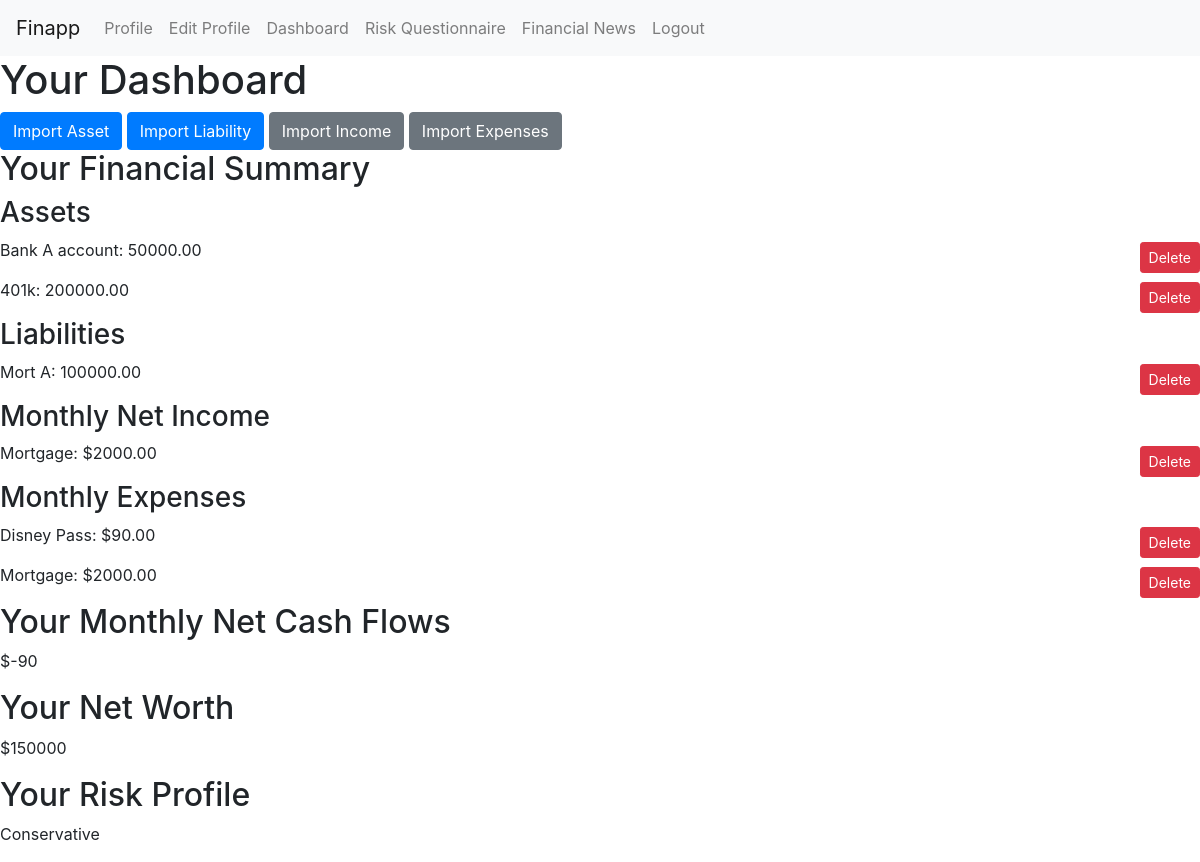
The page /Finapp/dashboard/ (signed in) on the database as committed earlier.
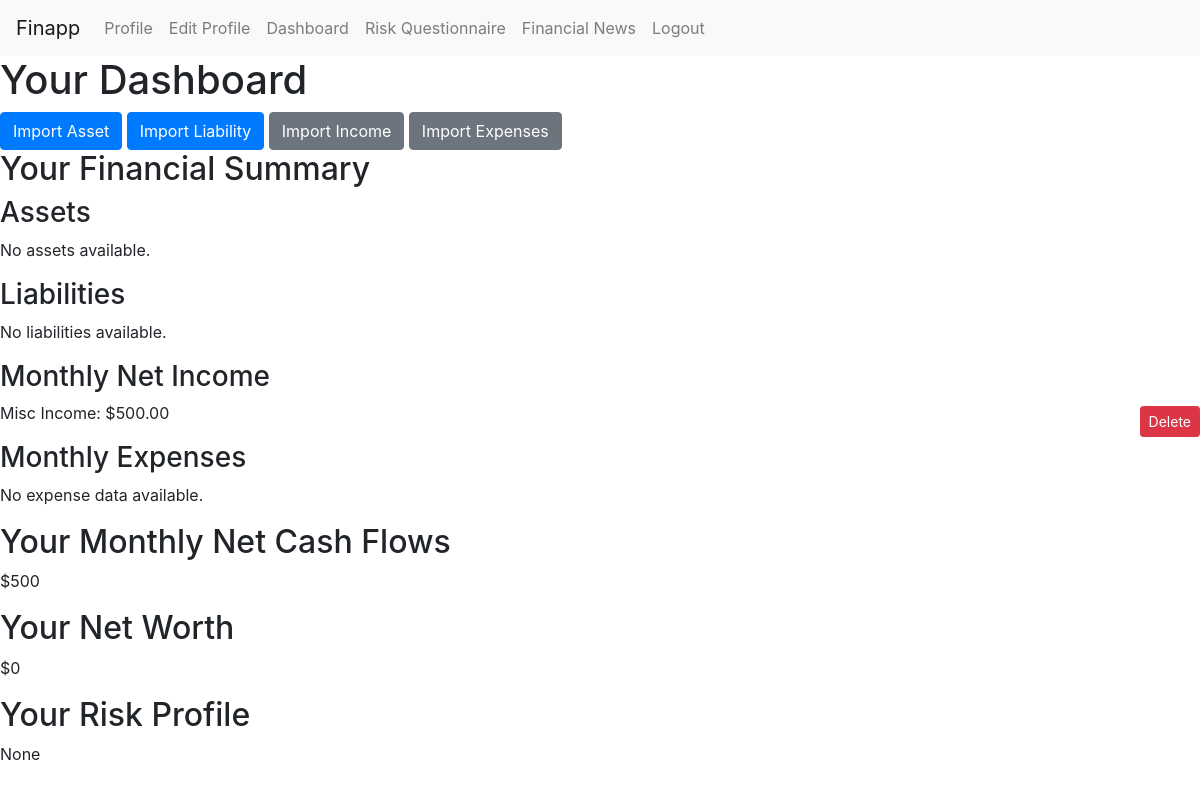
The same page on the database as committed later.
### Finapp/models.py (models this page shows, shortened)
class Asset(models.Model):
    name = models.CharField(max_length=100)
    amount = models.DecimalField(max_digits=10, decimal_places=2)
    user = models.ForeignKey(User, null=True, on_delete=models.CASCADE)

class Liability(models.Model):
    name = models.CharField(max_length=100)
    amount = models.DecimalField(max_digits=10, decimal_places=2)
    user = models.ForeignKey(User, null=True, on_delete=models.CASCADE)

class Income(models.Model):
    user = models.ForeignKey(User, on_delete=models.CASCADE)
    name = models.CharField(max_length=100, default='Misc Income')
    net_income = models.DecimalField(max_digits=10, decimal_places=2)
    date_added = models.DateField(auto_now_add=True)

class Expense(models.Model):
    user = models.ForeignKey(User, on_delete=models.CASCADE)
    name = models.CharField(max_length=100, default='Misc Expense')
    amount = models.DecimalField(max_digits=10, decimal_places=2)
    date_added = models.DateField(auto_now_add=True)
    expense_type = models.CharField(max_length=50)

class UserProfile(models.Model):
    user = models.OneToOneField(User, on_delete=models.CASCADE)
    full_name = models.CharField(max_length=255)
    bio = models.TextField(blank=True)
    profile_picture = models.ImageField(upload_to='profile_pics/', blank=True)
    risk_profile = models.CharField(max_length=50, blank=True, null=True)

### Finapp/views.py (the view)
# urls.py: path('dashboard/', views.dashboard, name='dashboard'),
@login_required
def dashboard(request):
    assets = Asset.objects.filter(user=request.user)
    liabilities = Liability.objects.filter(user=request.user)
    user_profile = UserProfile.objects.get(user=request.user)  # Get the user profile
    incomes = Income.objects.filter(user=request.user)
    expenses = Expense.objects.filter(user=request.user)
    total_assets = assets.aggregate(total=Sum('amount'))['total'] or 0
    total_liabilities = liabilities.aggregate(total=Sum('amount'))['total'] or 0
    total_incomes = incomes.aggregate(total=Sum('net_income'))['total'] or 0
    total_expenses = expenses.aggregate(total=Sum('amount'))['total'] or 0
    net_cash_flows = total_incomes - total_expenses
    net_worth = total_assets - total_liabilities
    context = {
        'assets': assets,
        'liabilities': liabilities,
        'net_worth': net_worth,
        'net_cash_flows': net_cash_flows,  # Added this line
        'risk_profile': user_profile.risk_profile if user_profile else None,
        'incomes': incomes,
        'expenses': expenses,
    }
    return render(request, 'dashboard.html', context)

### Finapp/templates/dashboard.html
{% extends 'base.html' %}
{% block content %}
    <h1>Your Dashboard</h1>
    <div class="dashboard-links">
        <a href="{% url 'Finapp:import_asset' %}" class="btn btn-primary">Import Asset</a>
        <a href="{% url 'Finapp:import_liability' %}" class="btn btn-primary">Import Liability</a>
        <a href="{% url 'Finapp:import_income' %}" class="btn btn-secondary">Import Income</a>
        <a href="{% url 'Finapp:import_expense' %}" class="btn btn-secondary">Import Expenses</a>
    </div>
    <div class="financial-summary">
        <h2>Your Financial Summary</h2>
        <h3>Assets</h3>
        {% for asset in assets %}
            <div class="financial-data" style="display: flex; justify-content: space-between; align-items: center;">
                <p>{{ asset.name }}: {{ asset.amount }}</p>
                <a href="{% url 'Finapp:delete_asset' asset.id %}" class="btn btn-danger btn-sm" style="margin-left: 10px;">Delete</a>
            </div>
        {% empty %}
            <p>No assets available.</p>
        {% endfor %}
        <h3>Liabilities</h3>
        {% for liability in liabilities %}
            <div class="financial-data" style="display: flex; justify-content: space-between; align-items: center;">
                <p>{{ liability.name }}: {{ liability.amount }}</p>
                <a href="{% url 'Finapp:delete_liability' liability.id %}" class="btn btn-danger btn-sm" style="margin-left: 10px;">Delete</a>
            </div>
        {% empty %}
            <p>No liabilities available.</p>
        {% endfor %}
        <h3>Monthly Net Income</h3>
        {% for income in incomes %}
            <div class="financial-data" style="display: flex; justify-content: space-between; align-items: center;">
                <p>{{ income.name }}: ${{ income.net_income }}</p>
                <a href="{% url 'Finapp:delete_income' income.id %}" class="btn btn-danger btn-sm" style="margin-left: 10px;">Delete</a>
            </div>
        {% empty %}
            <p>No income data available.</p>
        {% endfor %}
        <h3>Monthly Expenses</h3>
        {% for expense in expenses %}
            <div class="financial-data" style="display: flex; justify-content: space-between; align-items: center;">
                <p>{{ expense.name }}: ${{ expense.amount }}</p>
                <a href="{% url 'Finapp:delete_expense' expense.id %}" class="btn btn-danger btn-sm" style="margin-left: 10px;">Delete</a>
            </div>
        {% empty %}
            <p>No expense data available.</p>
        {% endfor %}
        <h2>Your Monthly Net Cash Flows</h2>
        <div class="financial-data">
            <p>${{ net_cash_flows }}</p>
        </div>
    </div>
    <div class="net-worth-section">
        <h2>Your Net Worth</h2>
        <p>${{ net_worth }}</p>
    </div>
    <div class="risk-profile-section">
        <h2>Your Risk Profile</h2>
        <p>{{ risk_profile }}</p>
    </div>
{% endblock %}

Rows that differ between the two databases and show on the page:
removed Asset: name "Bank A account", amount "50000.00"
removed Asset: name "401k", amount "200000.00"
removed Liability: name "Mort A", amount "100000.00"
removed Income: name "Mortgage", net_income "2000.00"
removed Expense: name "Disney Pass", amount "90.00"
removed Expense: name "Mortgage", amount "2000.00"
no longer on this page (row edited): UserProfile: risk_profile "Conservative"
added Income: name "Misc Income", net_income "500.00"
Other text that changed with them:
{{ net_cash_flows }}: "-90" → "500"
{{ net_worth }}: "150000" → "0"
{{ risk_profile }}: (not shown) → "None"
text now shown: "No assets available. No liabilities available. No expense data available."
